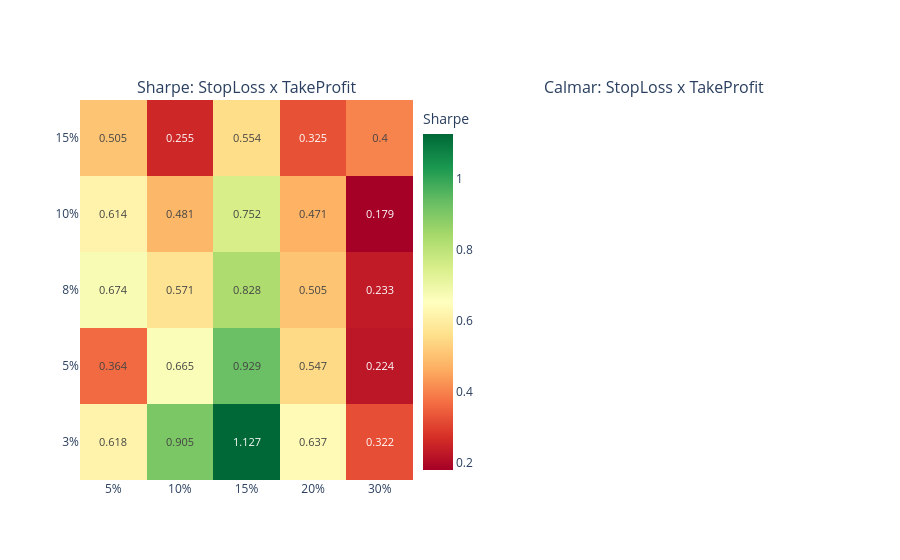

Source (notebook cell):
### Markdown cell above
**Interpretation**: The SL x TP grid tests whether the best stop depends on the
profit target instead of behaving like an independent control.

### Code cell
# Visualize SL x TP heatmaps
fig = make_subplots(
    rows=1,
    cols=2,
    subplot_titles=["Sharpe: StopLoss x TakeProfit", "Calmar: StopLoss x TakeProfit"],
)

sl_labels = [f"{x:.0%}" for x in sl_grid]
tp_labels = [f"{x:.0%}" for x in tp_grid]

fig.add_trace(
    go.Heatmap(
        z=sl_tp_sharpe,
        x=tp_labels,
        y=sl_labels,
        colorscale="RdYlGn",
        text=np.round(sl_tp_sharpe, 3),
        texttemplate="%{text}",
        textfont=dict(size=11),
        showscale=True,
        colorbar=dict(title="Sharpe", x=0.45),
    ),
    row=1,
    col=1,
)

### Figure 1 — Plotly figure (JSON) as saved in the notebook; plotly's stock layout.template omitted (floating-point values rounded to 4 significant figures)
{"data": [{"colorbar": {"title": {"text": "Sharpe"}, "x": 0.45}, "colorscale": [[0.0, "rgb(165,0,38)"], [0.1, "rgb(215,48,39)"], [0.2, "rgb(244,109,67)"], [0.3, "rgb(253,174,97)"], [0.4, "rgb(254,224,139)"], [0.5, "rgb(255,255,191)"], [0.6, "rgb(217,239,139)"], [0.7, "rgb(166,217,106)"], [0.8, "rgb(102,189,99)"], [0.9, "rgb(26,152,80)"], [1.0, "rgb(0,104,55)"]], "showscale": true, "text": [[0.618, 0.905, 1.127, 0.637, 0.322], [0.364, 0.665, 0.929, 0.547, 0.224], [0.674, 0.571, 0.828, 0.505, 0.233], [0.614, 0.481, 0.752, 0.471, 0.179], [0.505, 0.255, 0.554, 0.325, 0.4]], "textfont": {"size": 11}, "texttemplate": "%{text}", "type": "heatmap", "x": ["5%", "10%", "15%", "20%", "30%"], "xaxis": "x", "y": ["3%", "5%", "8%", "10%", "15%"], "yaxis": "y", "z": [[0.6176, 0.9049, 1.127, 0.6373, 0.3216], [0.3637, 0.6651, 0.9295, 0.5475, 0.2238], [0.6741, 0.5711, 0.828, 0.5051, 0.2331], [0.6142, 0.4808, 0.7525, 0.4709, 0.1793], [0.505, 0.2554, 0.5542, 0.3249, 0.4003]]}], "layout": {"annotations": [{"font": {"size": 16}, "showarrow": false, "text": "Sharpe: StopLoss x TakeProfit", "x": 0.225, "xanchor": "center", "xref": "paper", "y": 1.0, "yanchor": "bottom", "yref": "paper"}, {"font": {"size": 16}, "showarrow": false, "text": "Calmar: StopLoss x TakeProfit", "x": 0.775, "xanchor": "center", "xref": "paper", "y": 1.0, "yanchor": "bottom", "yref": "paper"}], "xaxis": {"anchor": "y", "domain": [0.0, 0.45]}, "xaxis2": {"anchor": "y2", "domain": [0.55, 1.0]}, "yaxis": {"anchor": "x", "domain": [0.0, 1.0]}, "yaxis2": {"anchor": "x2", "domain": [0.0, 1.0]}}}
